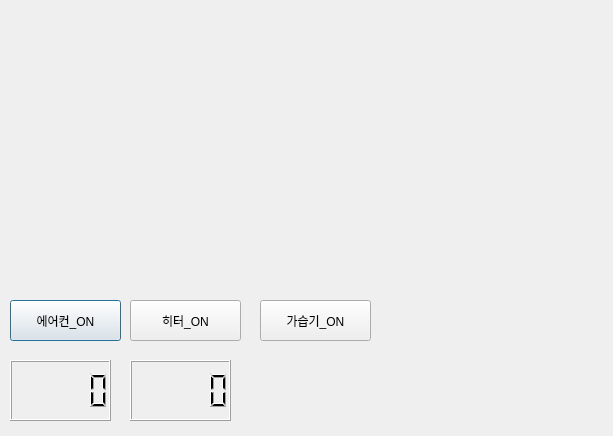
<?xml version="1.0" encoding="UTF-8"?>
<ui version="4.0">
 <class>Dialog</class>
 <widget class="QDialog" name="Dialog">
  <property name="geometry">
   <rect>
    <x>0</x>
    <y>0</y>
    <width>613</width>
    <height>436</height>
   </rect>
  </property>
  <property name="windowTitle">
   <string>Dialog</string>
  </property>
  <widget class="QPushButton" name="pbnAir">
   <property name="geometry">
    <rect>
     <x>10</x>
     <y>300</y>
     <width>111</width>
     <height>41</height>
    </rect>
   </property>
   <property name="text">
    <string>에어컨_ON</string>
   </property>
  </widget>
  <widget class="QPushButton" name="pbnHeat">
   <property name="geometry">
    <rect>
     <x>130</x>
     <y>300</y>
     <width>111</width>
     <height>41</height>
    </rect>
   </property>
   <property name="text">
    <string>히터_ON</string>
   </property>
  </widget>
  <widget class="QPushButton" name="pbnHum">
   <property name="geometry">
    <rect>
     <x>260</x>
     <y>300</y>
     <width>111</width>
     <height>41</height>
    </rect>
   </property>
   <property name="text">
    <string>가습기_ON</string>
   </property>
  </widget>
  <widget class="QLCDNumber" name="LCD_1">
   <property name="geometry">
    <rect>
     <x>10</x>
     <y>360</y>
     <width>101</width>
     <height>61</height>
    </rect>
   </property>
  </widget>
  <widget class="QLCDNumber" name="LCD_2">
   <property name="geometry">
    <rect>
     <x>130</x>
     <y>360</y>
     <width>101</width>
     <height>61</height>
    </rect>
   </property>
  </widget>
  <widget class="QWidget" name="widget_graph" native="true">
   <property name="geometry">
    <rect>
     <x>20</x>
     <y>10</y>
     <width>571</width>
     <height>281</height>
    </rect>
   </property>
  </widget>
 </widget>
 <resources/>
 <connections/>
</ui>
